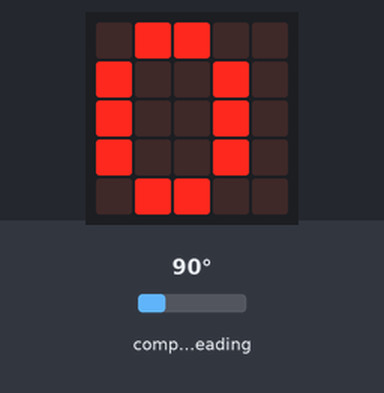
This program was run on a simulated BBC micro:bit (MakeCode). Parts: the board's 5×5 LED display. The inputs (shaded band) are chosen by the test bench; at power-on: compass heading 90°. The compass is already calibrated.

Above: at 1.2 s.
1.3 s: compass heading set to 47°
2.8 s: compass heading set to 40°
At 3.8 s:
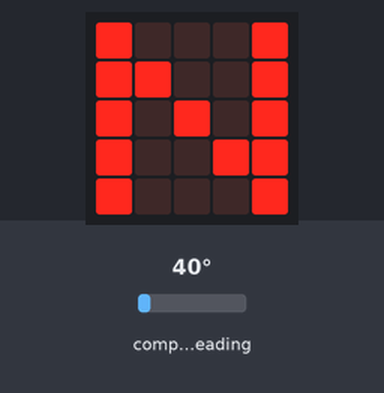
4.5 s: compass heading set to 180°
At 5.2 s:
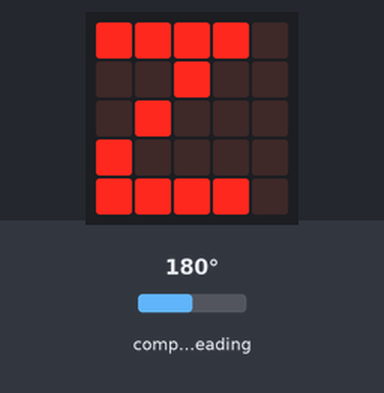
6.1 s: compass heading set to 220°
7.6 s: compass heading set to 227°
At 8.1 s:
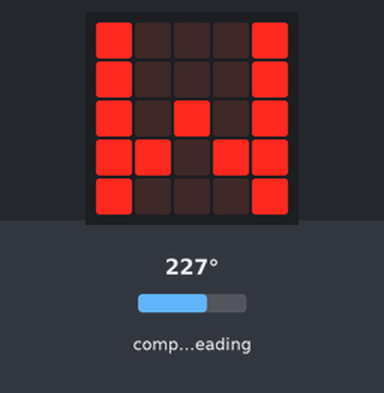
9.2 s: compass heading set to 7°
At 9.5 s:
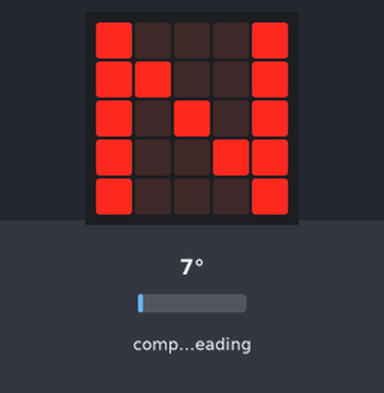
Timing chart, 0 to 11.7 s (numbered marks = the images above; inputs shaded):
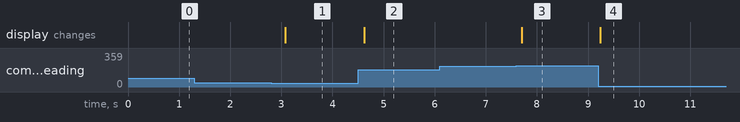

Measured:
- the behaviour switches between 45 and 44° on compass heading (found by bisection; images 0 and 1)
- the behaviour switches between 224 and 225° on compass heading (found by bisection; images 2 and 3)
- after the input at 1.3 s, every drawn part: stays the same
- after the input at 2.8 s, the display: changes after 0.28 s (image 1)
- after the input at 4.5 s, the display: changes after 0.12 s (image 2)
- after the input at 6.1 s, every drawn part: stays the same
- after the input at 7.6 s, the display: changes after 0.10 s (image 3)
- after the input at 9.2 s, the display: changes at once (image 4)

The program:

main.ts
```typescript
let Graden = 0
basic.forever(function () {
    Graden = input.compassHeading()
    if (Graden < 45) {
        basic.showString("N")
    } else if (Graden <= 135) {
        basic.showString("O")
    } else if (Graden < 225) {
        basic.showString("Z")
    } else {
        basic.showString("W")
    }
})
```

test.ts
```typescript
// tests gaan hier; deze zal niet worden gecompileerd wanneer dit pakket wordt gebruikt als extensie.
```
